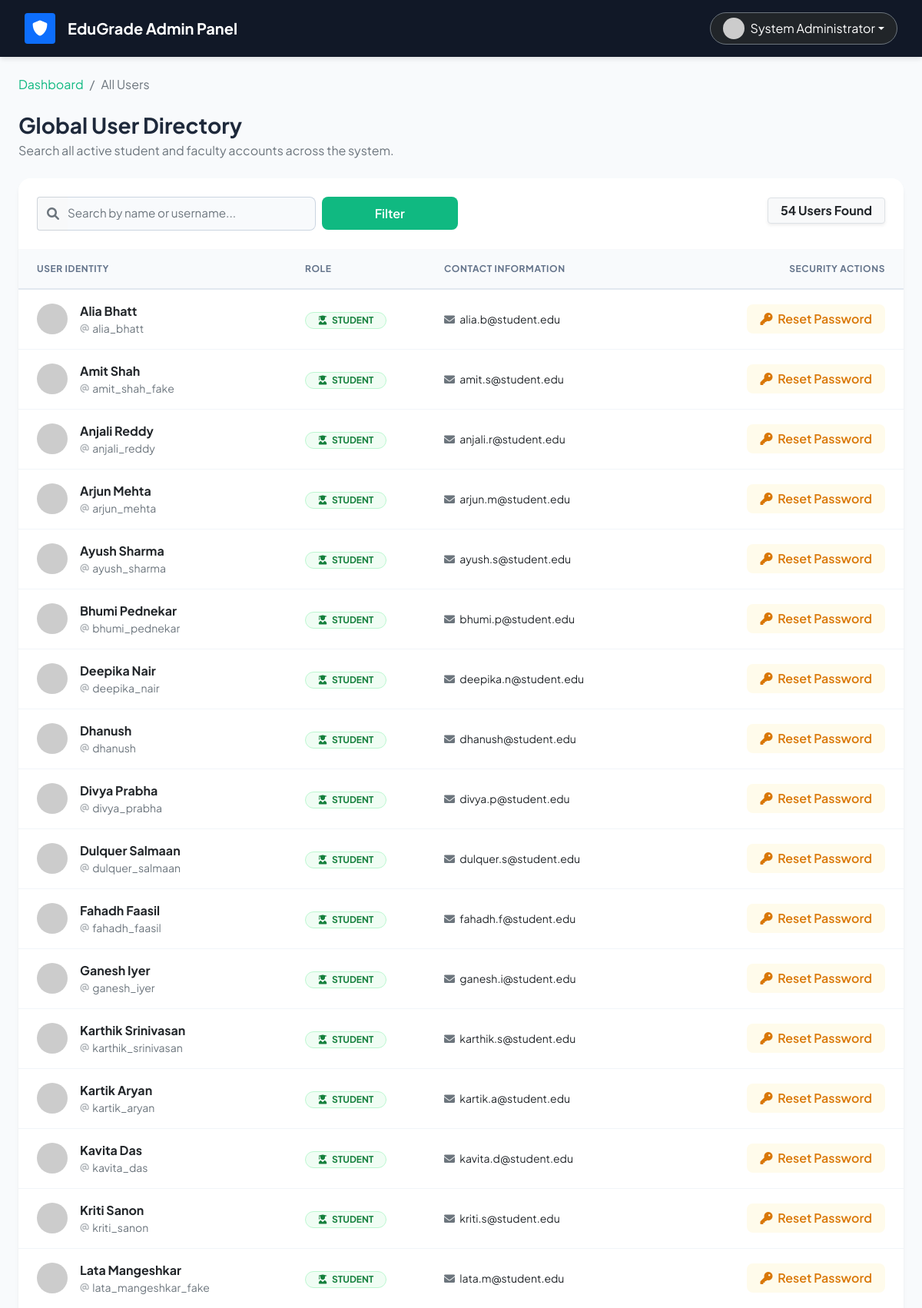
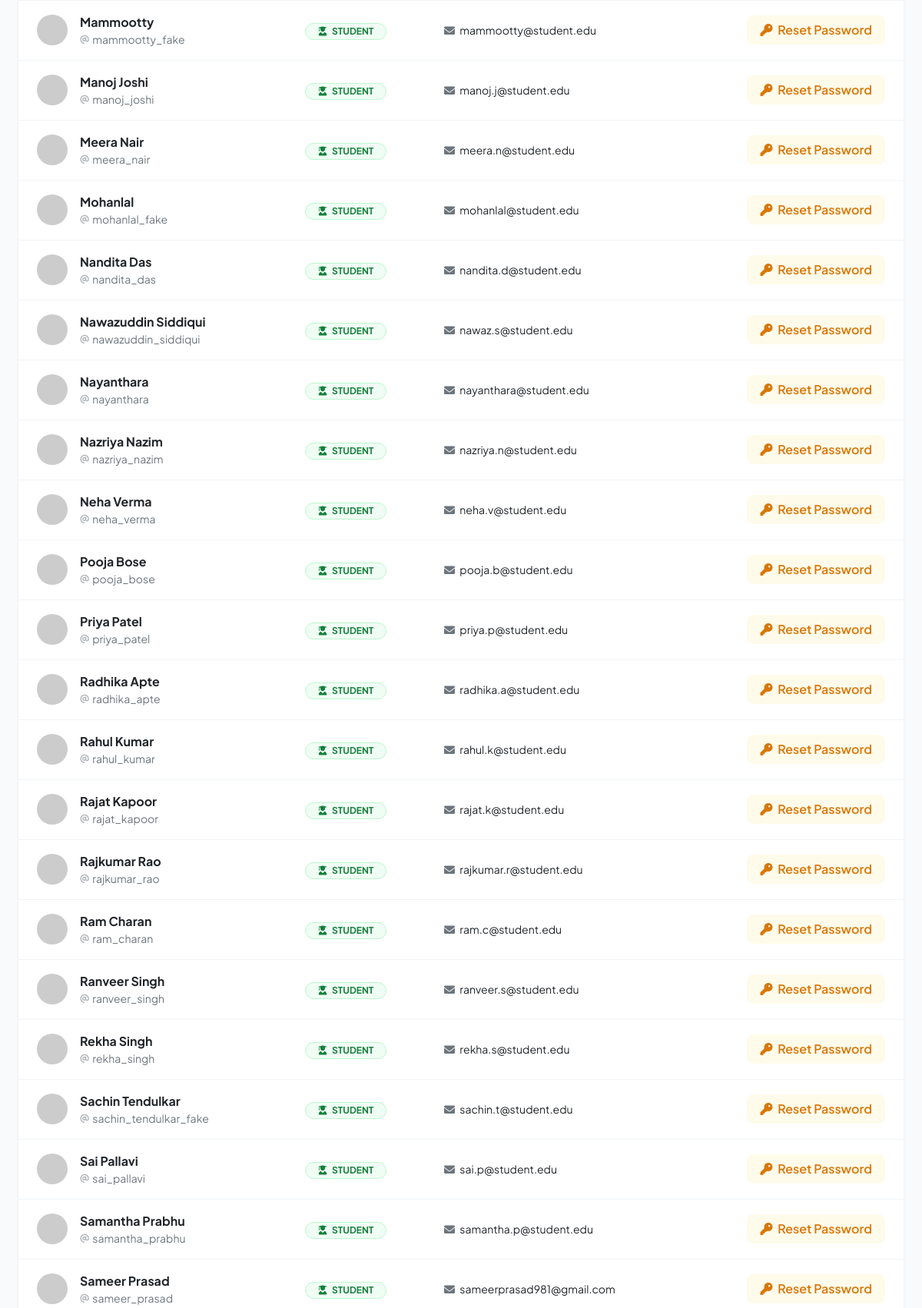
Page /all_users.php (signed in, upper part) on the committed database (2 pictures, top to bottom).
### tables this page shows
CREATE TABLE `users` (
  `id` int(11) NOT NULL,
  `username` varchar(50) NOT NULL,
  `password` varchar(255) NOT NULL,
  `full_name` varchar(100) NOT NULL,
  `email` varchar(100) DEFAULT NULL,
  `role` enum('student','faculty','admin') DEFAULT 'student',
  `created_at` timestamp NOT NULL DEFAULT current_timestamp()
);

### all_users.php (the view, shortened to what this page needs)
<?php
require_once 'config.php';
$search = isset($_GET['search']) ? '%' . $_GET['search'] . '%' : '%';
$stmt = $pdo->prepare("SELECT id, username, full_name, email, role FROM users WHERE role != 'admin' AND (username LIKE ? OR full_name LIKE ?) ORDER BY role, full_name");
$stmt->execute([$search, $search]);
$users = $stmt->fetchAll();
?>
<!DOCTYPE html>
<html lang="en">
<head>
    <link href="https://cdn.jsdelivr.net/npm/bootstrap@5.1.3/dist/css/bootstrap.min.css" rel="stylesheet">
    <link rel="stylesheet" href="https://cdnjs.cloudflare.com/ajax/libs/font-awesome/6.0.0/css/all.min.css">
</head>
<body>
    <nav class="top-navbar d-flex justify-content-between align-items-center mb-4">
        <div class="d-flex align-items-center">
            <div class="bg-primary text-white rounded p-2 me-3 d-flex align-items-center justify-content-center" style="width: 40px; height: 40px;">
                <i class="fas fa-shield-alt fs-5"></i>
            </div>
            <h5 class="mb-0 fw-bold">EduGrade Admin Panel</h5>
        </div>
        <div>
            <div class="dropdown">
                <button class="btn btn-dark border-secondary dropdown-toggle d-flex align-items-center rounded-pill px-3" type="button" id="userMenu" data-bs-toggle="dropdown">
                    <img src="https://ui-avatars.com/api/?name=<?php echo urlencode($_SESSION['full_name']); ?>&background=10b981&color=fff" class="rounded-circle me-2" width="28" height="28">
                    <span class="fw-semibold"><?php echo htmlspecialchars($_SESSION['full_name']); ?></span>
                </button>
            </div>
        </div>
    </nav>
    <div class="container-fluid px-4 pb-5">
        <nav aria-label="breadcrumb" class="mb-4">
            <ol class="breadcrumb">
                <li class="breadcrumb-item"><a href="admin_dashboard.php" class="text-decoration-none fw-semibold" style="color: #10b981;">Dashboard</a></li>
                <li class="breadcrumb-item active" aria-current="page">All Users</li>
            </ol>
        </nav>
        <div class="d-flex justify-content-between align-items-end mb-4">
            <div>
                <h3 class="fw-bold mb-1">Global User Directory</h3>
                <p class="text-muted mb-0">Search all active student and faculty accounts across the system.</p>
            </div>
        </div>
        <div class="card h-100 border-0">
            <div class="card-body p-0">
                <div class="p-4 border-bottom border-light bg-white" style="border-radius: 16px 16px 0 0;">
                    <form method="GET" class="row g-2 align-items-center">
                        <div class="col-md-5 col-lg-4">
                            <div class="input-group">
                                <span class="input-group-text bg-light border-end-0 text-muted"><i class="fas fa-search"></i></span>
                                <input type="text" name="search" class="form-control border-start-0 ps-0" placeholder="Search by name or username..." value="<?php echo htmlspecialchars($_GET['search'] ?? ''); ?>">
                            </div>
                        </div>
                        <div class="col-md-2">
                            <button type="submit" class="btn btn-emerald w-100">Filter</button>
                        </div>
                        <div class="col-md-5 col-lg-6 text-md-end mt-3 mt-md-0">
                            <span class="badge bg-light text-dark border px-3 py-2 shadow-sm fs-6"><?php echo count($users); ?> Users Found</span>
                        </div>
                    </form>
                </div>
                <div class="table-responsive" style="max-height: 65vh; overflow-y: auto;">
                    <table class="table table-hover align-middle">
                        <thead>
                            <tr>
                                <th class="ps-4">User Identity</th>
                                <th>Role</th>
                                <th>Contact Information</th>
                                <th class="text-end pe-4">Security Actions</th>
                            </tr>
                        </thead>
                        <tbody>
                            <?php foreach($users as $u):
                                $badge_class = ($u['role'] == 'faculty') ? 'badge-faculty' : 'badge-student';
                                $avatar_color = ($u['role'] == 'faculty') ? '1e3a8a' : '15803d';
                                $avatar_bg = ($u['role'] == 'faculty') ? 'eff6ff' : 'f0fdf4';
                            ?>
                            <tr>
                                <td class="ps-4">
                                    <div class="d-flex align-items-center">
                                        <img src="https://ui-avatars.com/api/?name=<?php echo urlencode($u['full_name']); ?>&background=<?php echo $avatar_bg; ?>&color=<?php echo $avatar_color; ?>" class="rounded-circle me-3" width="40" height="40">
                                        <div>
                                            <div class="fw-bold text-dark"><?php echo htmlspecialchars($u['full_name']); ?></div>
                                            <div class="text-muted small"><i class="fas fa-at fa-sm opacity-50 me-1"></i><?php echo htmlspecialchars($u['username']); ?></div>
                                        </div>
                                    </div>
                                </td>
                                <td>
                                    <span class="badge <?php echo $badge_class; ?> rounded-pill px-3 py-1 fw-bold text-uppercase">
                                        <i class="fas <?php echo ($u['role'] == 'faculty') ? 'fa-chalkboard-teacher' : 'fa-user-graduate'; ?> me-1"></i> <?php echo $u['role']; ?>
                                    </span>
                                </td>
                                <td>
                                    <div class="text-dark small fw-medium">
                                        <?php if($u['email']): ?>
                                            <i class="fas fa-envelope text-muted me-1"></i> <?php echo htmlspecialchars($u['email']); ?>
                                        <?php else: ?>
                                            <span class="text-muted fst-italic">No email provided</span>
                                        <?php endif; ?>
                                    </div>
                                </td>
                                <td class="text-end pe-4">
                                    <button class="btn btn-warning-soft" data-bs-toggle="modal" data-bs-target="#resetModal<?php echo $u['id']; ?>">
                                        <i class="fas fa-key me-1"></i> Reset Password
                                    </button>
                                </td>
                            </tr>
                            <?php endforeach; ?>
                        </tbody>
                    </table>
                </div>
            </div>
        </div>
    </div>
</body>
</html>

### all_users.php (style rules this page uses)
body { font-family: 'Plus Jakarta Sans', sans-serif; background-color: #f8fafc; color: #1e293b; }
.top-navbar { background-color: #111827; color: white; padding: 1rem 2rem; box-shadow: 0 4px 6px -1px rgba(0, 0, 0, 0.1); }
.card { border-radius: 16px; border: none; box-shadow: 0 4px 6px -1px rgba(0, 0, 0, 0.05), 0 2px 4px -1px rgba(0, 0, 0, 0.03); background: #ffffff; }
.form-control { border-radius: 8px; border: 1px solid #cbd5e1; padding: 0.6rem 1rem; font-size: 0.95rem; background-color: #f8fafc; }
.btn-emerald { background-color: #10b981; color: white; border: none; border-radius: 8px; font-weight: 600; padding: 0.6rem 1.2rem; transition: all 0.2s; }
.btn-warning-soft { background-color: #fffbeb; color: #d97706; border: 1px solid transparent; border-radius: 8px; font-weight: 600; padding: 0.4rem 1rem; transition: all 0.2s; }
.table { margin-bottom: 0; border-collapse: separate; border-spacing: 0; }
.table thead th { background-color: #f8fafc; color: #64748b; font-size: 0.75rem; font-weight: 700; text-transform: uppercase; letter-spacing: 0.05em; border-bottom: 2px solid #e2e8f0; padding: 1rem; position: sticky; top: 0; z-index: 10; }
.table tbody td { padding: 1rem; vertical-align: middle; border-bottom: 1px solid #f1f5f9; color: #334155; }
.badge-student { background-color: #f0fdf4; color: #15803d; border: 1px solid #bbf7d0; }

### rows in the picture
users: full_name "Alia Bhatt", username "alia_bhatt", role "STUDENT", email "alia.b@student.edu"
users: full_name "Amit Shah", username "amit_shah_fake", role "STUDENT", email "amit.s@student.edu"
users: full_name "Anjali Reddy", username "anjali_reddy", role "STUDENT", email "anjali.r@student.edu"
users: full_name "Arjun Mehta", username "arjun_mehta", role "STUDENT", email "arjun.m@student.edu"
users: full_name "Ayush Sharma", username "ayush_sharma", role "STUDENT", email "ayush.s@student.edu"
users: full_name "Bhumi Pednekar", username "bhumi_pednekar", role "STUDENT", email "bhumi.p@student.edu"
users: full_name "Deepika Nair", username "deepika_nair", role "STUDENT", email "deepika.n@student.edu"
users: full_name "Dhanush", username "dhanush", role "STUDENT", email "dhanush@student.edu"
users: full_name "Divya Prabha", username "divya_prabha", role "STUDENT", email "divya.p@student.edu"
users: full_name "Dulquer Salmaan", username "dulquer_salmaan", role "STUDENT", email "dulquer.s@student.edu"
users: full_name "Fahadh Faasil", username "fahadh_faasil", role "STUDENT", email "fahadh.f@student.edu"
users: full_name "Ganesh Iyer", username "ganesh_iyer", role "STUDENT", email "ganesh.i@student.edu"
users: full_name "Karthik Srinivasan", username "karthik_srinivasan", role "STUDENT", email "karthik.s@student.edu"
users: full_name "Kartik Aryan", username "kartik_aryan", role "STUDENT", email "kartik.a@student.edu"
users: full_name "Kavita Das", username "kavita_das", role "STUDENT", email "kavita.d@student.edu"
users: full_name "Kriti Sanon", username "kriti_sanon", role "STUDENT", email "kriti.s@student.edu"
users: full_name "Lata Mangeshkar", username "lata_mangeshkar_fake", role "STUDENT", email "lata.m@student.edu"
users: full_name "Mammootty", username "mammootty_fake", role "STUDENT", email "mammootty@student.edu"
users: full_name "Manoj Joshi", username "manoj_joshi", role "STUDENT", email "manoj.j@student.edu"
users: full_name "Meera Nair", username "meera_nair", role "STUDENT", email "meera.n@student.edu"
users: full_name "Mohanlal", username "mohanlal_fake", role "STUDENT", email "mohanlal@student.edu"
users: full_name "Nandita Das", username "nandita_das", role "STUDENT", email "nandita.d@student.edu"
users: full_name "Nawazuddin Siddiqui", username "nawazuddin_siddiqui", role "STUDENT", email "nawaz.s@student.edu"
users: full_name "Nayanthara", username "nayanthara", role "STUDENT", email "nayanthara@student.edu"
users: full_name "Nazriya Nazim", username "nazriya_nazim", role "STUDENT", email "nazriya.n@student.edu"
users: full_name "Neha Verma", username "neha_verma", role "STUDENT", email "neha.v@student.edu"
users: full_name "Pooja Bose", username "pooja_bose", role "STUDENT", email "pooja.b@student.edu"
users: full_name "Priya Patel", username "priya_patel", role "STUDENT", email "priya.p@student.edu"
users: full_name "Radhika Apte", username "radhika_apte", role "STUDENT", email "radhika.a@student.edu"
users: full_name "Rahul Kumar", username "rahul_kumar", role "STUDENT", email "rahul.k@student.edu"
users: full_name "Rajat Kapoor", username "rajat_kapoor", role "STUDENT", email "rajat.k@student.edu"
users: full_name "Rajkumar Rao", username "rajkumar_rao", role "STUDENT", email "rajkumar.r@student.edu"
users: full_name "Ram Charan", username "ram_charan", role "STUDENT", email "ram.c@student.edu"
users: full_name "Ranveer Singh", username "ranveer_singh", role "STUDENT", email "ranveer.s@student.edu"
users: full_name "Rekha Singh", username "rekha_singh", role "STUDENT", email "rekha.s@student.edu"
users: full_name "Sachin Tendulkar", username "sachin_tendulkar_fake", role "STUDENT", email "sachin.t@student.edu"
users: full_name "Sai Pallavi", username "sai_pallavi", role "STUDENT", email "sai.p@student.edu"
users: full_name "Samantha Prabhu", username "samantha_prabhu", role "STUDENT", email "samantha.p@student.edu"
users: full_name "Sameer Prasad", username "sameer_prasad", role "STUDENT", email "sameerprasad981@gmail.com"

### other values in the picture
$_SESSION['full_name'] "System Administrator"
count($users) "54"
